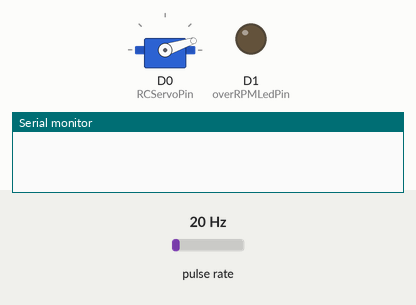
A sketch run on a simulated ESP8266 (NodeMCU). Parts: servo, output pins drawn as LEDs (lit = HIGH), the last lines printed to the serial monitor. Wiring (inferred from the names in the program): pulse sensor: data D3. The inputs (shaded band) are chosen by the test bench; at power-on: pulse rate 20 Hz.

Above: at 4.2 s.
4.3 s: pulse rate set to 4 Hz
At 6.3 s:
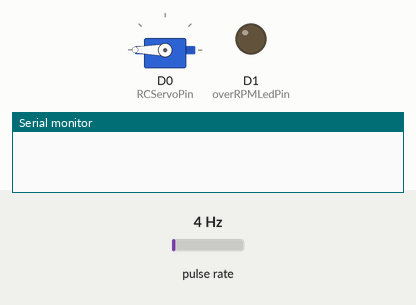
7.2 s: pulse rate set to 150 Hz
At 7.46 s:
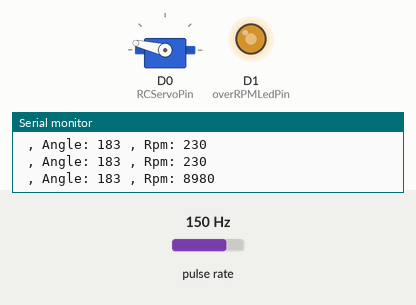
At 9.1 s:
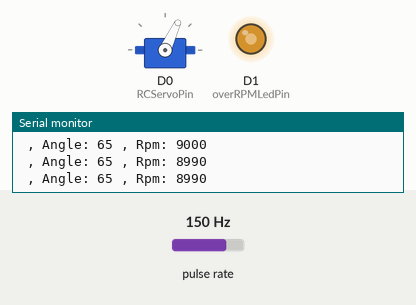
10.2 s: pulse rate set to 196 Hz
Timing chart, 0 to 19.2 s (numbered marks = the images above; inputs shaded):
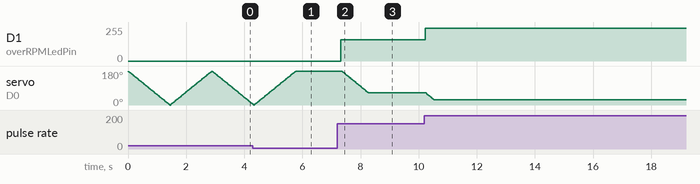

The sketch:

tachometer.ino
```cpp
#include <Servo.h>

//轉速表指針，馬達訊號接角
const int RCServoPin = D0;
Servo servo;

//實來實作超轉燈 D0 沒有 PWM ，所以用 D1 來作呼吸燈
//詳見 : http://web.htjh.tp.edu.tw/B4/106iot/NodeMCU%E4%BD%BF%E7%94%A8%E4%BB%8B%E7%B4%B9.pdf
const int overRPMLedPin = D1;

//用來偵測 D3 腳抓引擎轉速的部分
const int firePin = D3;
const int fireInt = 0;
const unsigned int pulsesPR = 1;
unsigned long lastPT = 0;
unsigned long rpm = 0;

unsigned long st = 0;
int isTested = 0; // 開機的測試模式，跑過一次後，數值變成 1 ，下次再 loop 就不會跑了
unsigned int lastAngle = 0; //紀錄最後 servo 的角度
unsigned long Gnow = 0;
//取得的rpm不停的寫入 clean_rpms，0~9 陣列，排序後，取中間，減少判差
//可以用來作最後10次rpm變化量，作延遲觸發事件
int clean_rpms[] = { 0,0,0,0,0,0,0,0,0,0 };
int rpm_step = 0; //上面陣列儲存的 index，循序寫入，最後 % 陣列長度後回到 index 0
void setup() {
  // put your setup code here, to run once:
  Serial.begin(9600);

  //轉表指針伺服馬達
  servo.attach(RCServoPin);

  //超轉燈
  pinMode(overRPMLedPin, OUTPUT);
  digitalWrite(overRPMLedPin,LOW); //預設不亮

  //轉速相關
  pinMode(firePin, INPUT);
  attachInterrupt(fireInt, fireIsr, RISING);
}
void fireIsr()
{
  //取得轉速訊號的方法，這個寫法才能正常拿到 12000rpm 的以上的值
  unsigned long now = micros();
  unsigned long duringInt = now - lastPT;
  if (duringInt > 1000) //5000
  {
    //Serial.print("duringInt:");
    //Serial.println(duringInt);
    rpm = 60000000UL  / (duringInt * pulsesPR); //轉速訊號會在這取得!!!
    rpm -= rpm % 10;
    lastPT = now;
    clean_rpms[rpm_step]=rpm;
    rpm_step++;
    rpm_step%=10;
  }
}
int rpmToServoAngle()
{
  if(rpm>15000)
  {
    //防亂七八糟的值
    return -1;
  }
  //將 rpm 轉成 servo 要用的角度
  // 14000/180 = 77.778
  int angle = 0;
  // 如果在 2000 rpm 以內
  // 角度要另外計算
  int r = 0;
  if( rpm >= 1500 && rpm < 2000)
  {
    // 2000 ~ 14000 -> 165~0度
    // 1500 ~  2000 -> 171~165度
    // 0 ~  1000 -> 180~177度
    //∵ FZR 的 2000rpm 以內非線性距離，1000rpm 大概只佔 1/3
    //∴ 1000rpm 約等於 177度，1500rpm 約等於 171度
    // (14000-2000)/ x = 165 , x = 73.099
    // (14000-1500)/ x = 171 , x = 73.099
    // (14000-1000)/ x = 177 , x = 73.45
    r = 76;
  }
  else if( rpm >=1000 && rpm < 1500)
  {
    r = 73.45;
  }
  else if( rpm < 1000)
  {
    // (14000-500)/ x = 178 , x = 75.842
    r = 75.842;
  }
  else
  {
    //2000 以上
    r = 77.778;
  }
  angle = (int)(14000-rpm) / r;
  return angle;
}
void gotoS(int angle)
{
  //lastAngle : servo 最後的角度
  //當 servo 要轉動，要從最後 servo 的位置，慢慢走到新的角度，才不會造成 servo 跳動、損壞
  //如此旋轉，移動，看起來才會 smooth 順暢
  //delay 的時間不可低於 6ms，以免 servo 燒掉
  if(angle<0) return;
  if(lastAngle>=angle)
  {
    for(int i= lastAngle;i>=angle;i--)
    {
      servo.write(i);
      delay(8);
    }
  }
  else
  {
    for(int i= lastAngle;i<angle;i+=1)
    {
      servo.write(i);
      delay(8);
    }
  }
  lastAngle = angle;
}
void loop() {
  //noInterrupts();
  //interrupts();

  if(isTested==0)
  {
    for(int run_times = 0; run_times<2;run_times++) // 玩二次
    {
      for(int angle = 180-1; angle >= 0; angle--)
      {
        servo.write(angle);
        delay(8);
      }
      for(int angle = 0; angle <=180; angle++)
      {
        servo.write(angle);
        delay(8);
      }
    }
    isTested=1;
    //測完了，歸零
    servo.write(270);
    lastAngle = 270;
    delay(300);
  }
  Gnow = millis() - st;
  if( Gnow >= 1000)
  {
    //利用 arduino 執行時間，微調，避免馬達過度通電損壞
    int angle = rpmToServoAngle(); //取得新角度
    gotoS(angle); //馬達走到新角度
    Serial.print(" , Angle: ");
    Serial.print(angle);
    Serial.print(" , Rpm: ");
    Serial.print(rpm);
    Serial.println();
    st = Gnow;
  }

  //當轉速訊號消失一段時間後，轉速表也要歸零
  if (micros()-lastPT > 300000)
  {
    //Serial.println("超過N秒沒變動,rpm 刷 0");
    rpm = 0;
    for(int i=0;i<10;i++)
    {
      clean_rpms[i] = 0; //陣列也要清 0
    }
  }
  //超轉燈，呼吸燈
  if( rpm >= 8000 && rpm < 12000)
  {
    // 詳見 https://www.youtube.com/watch?v=27GkMk8ct0s
    // 0~255，直接就從 半亮至全亮 128~255
    // 12000:255, 8000:128
    //digitalWrite(overRPMLedPin,HIGH);
    int rpm_val = map(rpm, 8000, 12000, 128, 255);
    analogWrite (overRPMLedPin, rpm_val);
  }
  else if( rpm >= 12000) //超過12000轉就整顆全亮
  {
    analogWrite (overRPMLedPin,255);
  }
  else //低於 8000 以下，暗
  {
    analogWrite (overRPMLedPin,0);
  }
}
```

Measured:
- after the input at 7.2 s, D1 (overRPMLedPin): 0/255 → 159/255 after 0.12 s, → 160/255 0.97 s later, → 159/255 0.35 s later, → 160/255 1.4 s later
